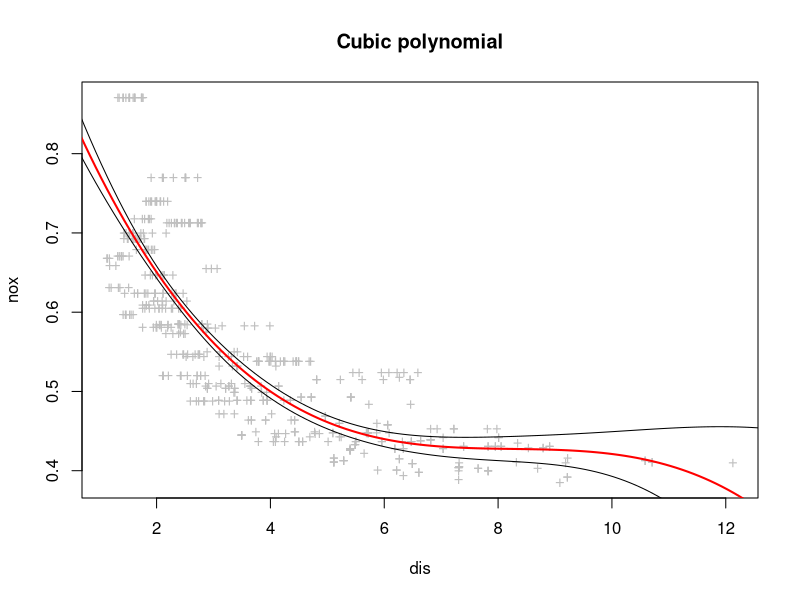
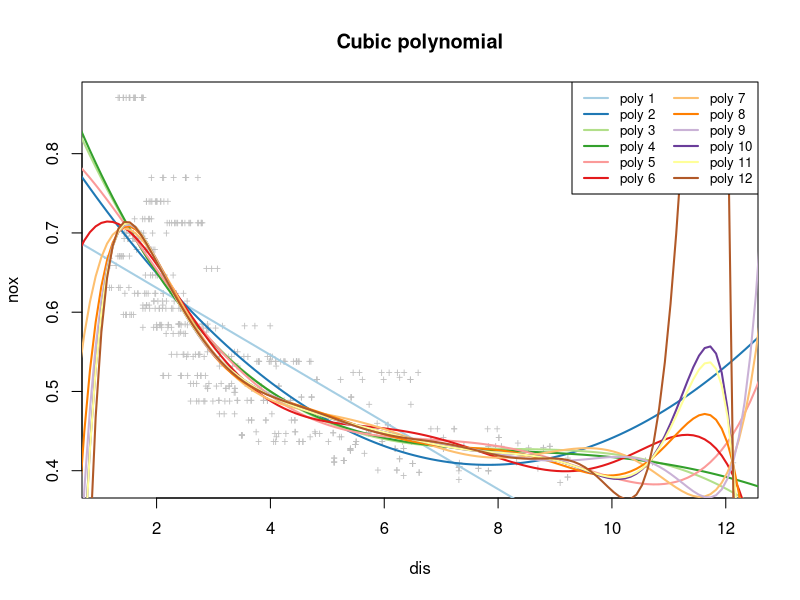
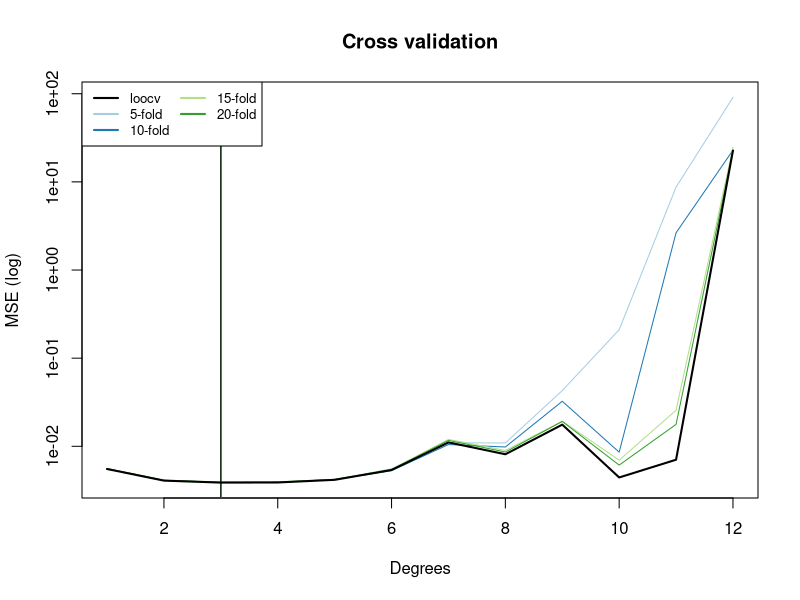
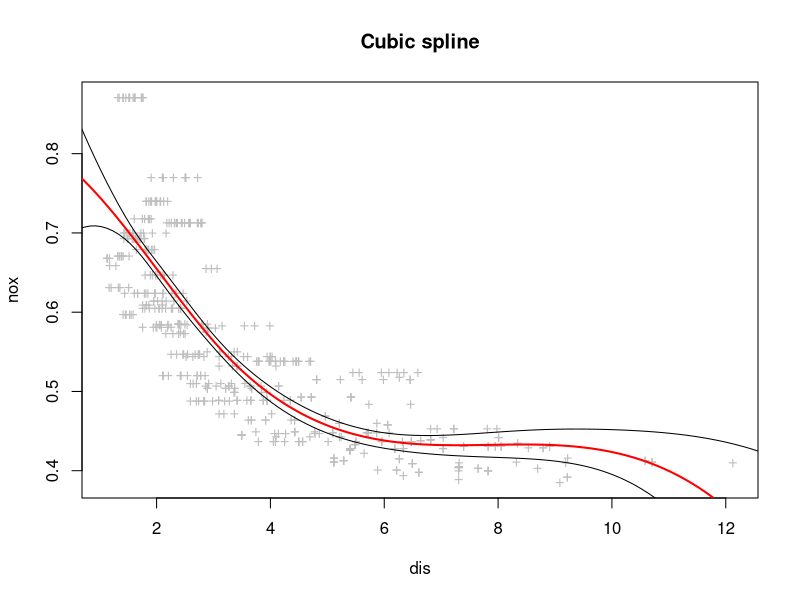
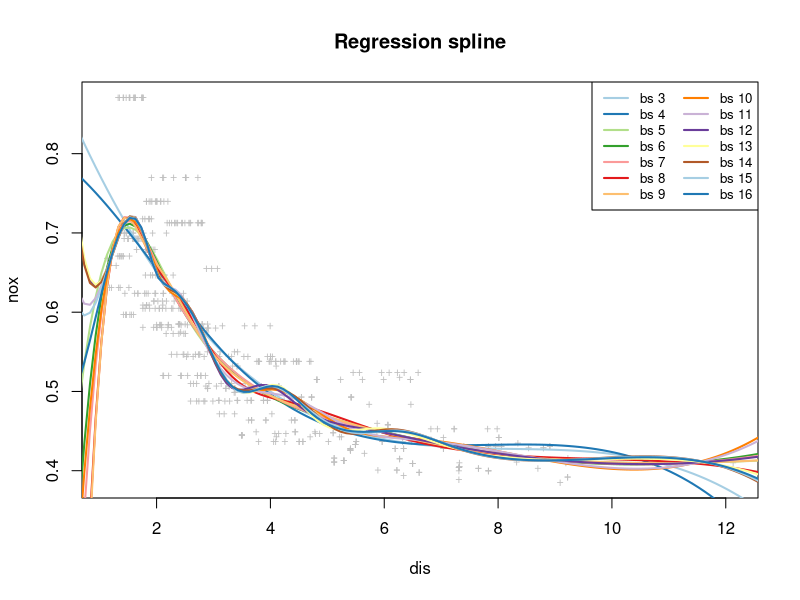
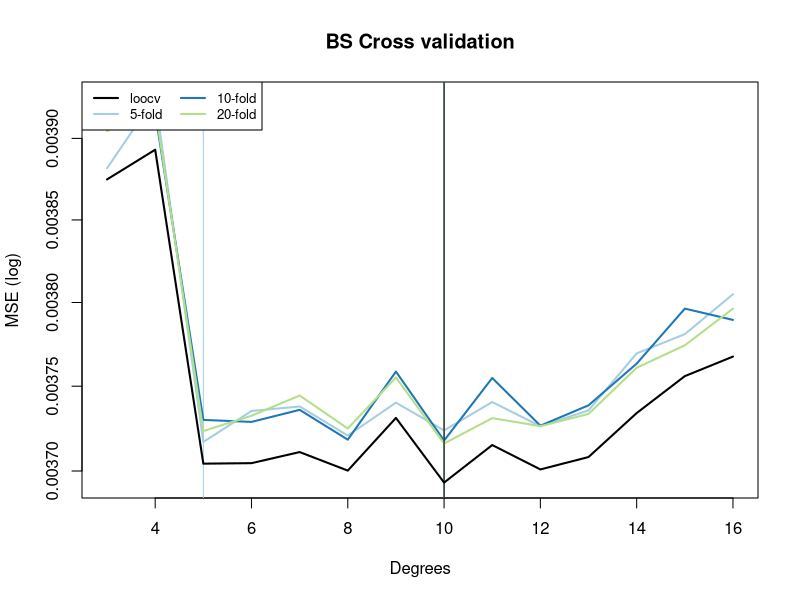
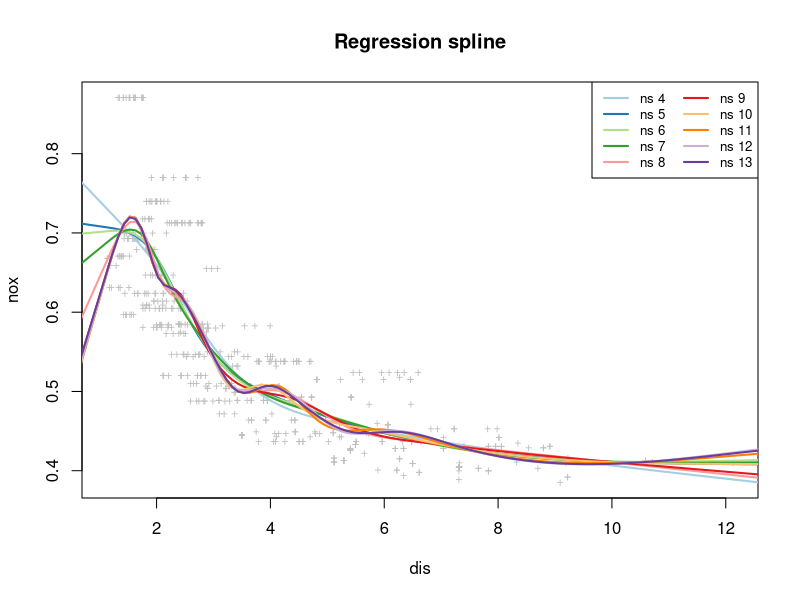
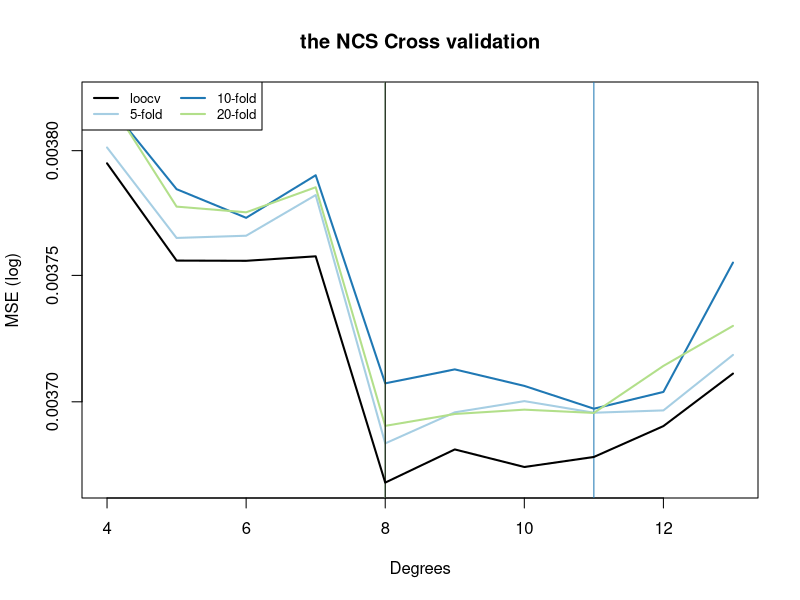

These charts were generated, in order, by the following R code:
################################################################################
##                          PREAMBLE AND DECLARATIONS                         ##
################################################################################
rm( list = ls( all.names = TRUE ) ) ; invisible( gc( ) )
devAskNewPage( ask = TRUE )

## Color brewing functionality is required
if( !tryCatch( { require( "RColorBrewer", quietly = TRUE ) ; TRUE }, error = function ( c ) FALSE ) ){
	install.packages( "RColorBrewer" )
	require( "RColorBrewer" )
}

## Using some environment fiddling define a generic kfold cross validator of 
##  R's linear models.
lm.kfold <-function( model, data = environment( model ), k = 10, seed = NULL, ... ) {
## Check the number of folds
	if( k != -1 && k <= 1 ) warning( sprintf(
		"Invalid number of folds %d. Running LOOCV instead.\n", k ) )
## Fix the model matrix for the cross validation
	X <- model.matrix( model, data = data, ... )
## Create a folding schedule
	schedule <- if( 1 < k && k < nrow( X ) ) {
## Create the groupping labels: split into k COMPLETE groups (of equal size)
		groups <- rep( seq_len( k ), rep( nrow( X ) %/% k, k ) )
## For a geniune k-folding generate a random permutaion
		if( !is.null( seed ) ) set.seed( seed )
## And split it according to the group labels
		split( sample.int( length( groups ) ), f = groups )
## No muscial reference here.
	} else {
## For leave-one-out cross validation, all observation are removed one by one.
		seq_len( nrow( X ) )
## C'mon, baby, do the LOOCV-omotion!
	}
## Perform the k-fold cross validation
	mse <- sapply( schedule, function( i ) {
## Exclude the fold and fit on the remaining data
		coef <- lm.fit( X[ -i, , drop = FALSE ], y = Boston$nox[ -i ] )$coefficients
## Compute the mean squared error of the model prediction on the excluded fold
		mean( ( Boston$nox[ i ] - X[ i, , drop = FALSE ] %*% coef ) ^ 2 )
	} )
## Compute the k-fold mean prediction squared error
	mean( mse )
}

## Perform crossvalidation of linear models in batch
lm.batch_xvalidate <- function( models, folds = integer( 0 ),
	replications = 20, ..., .verbose = TRUE ) {
	if( .verbose ) cat( "Batch cross-validator:\n" )
## Fix the extra arguments
	args <- list( ... )

## Leave-one-out cross validation
	if( .verbose ) cat( "\tLOOCV...\n" )
	loocv_mse <- sapply( X = models, FUN = lm.kfold, k = -1, data = Boston )

## perform the k-fold cross validation
	if( .verbose && length( folds ) ) cat( "\tk-fold...\n" )
	kfold_mse <- lapply( folds, extra = args, FUN = function( k, extra ) {
		replicate( n = replications,
			do.call( sapply, args = c( list(
				X = models, FUN = lm.kfold, k = k ), extra ) ) )
		} )

# Compute the mean values and the standard deviations of the fold MSE
	if( .verbose ) cat( "\tprocessing...\n" )
	avg_kfold_mse <- lapply( kfold_mse, function( mse ) apply( mse, 1, mean ) )
	 sd_kfold_mse <- lapply( kfold_mse, function( mse ) apply( mse, 1, sd ) )

## Find the degree of the best polynomial in each type of cross validation
	opt_loocv <- structure( names = "loocv", which.min( loocv_mse ) )
	opt_kfold <- structure( names = names( folds ),
		sapply( avg_kfold_mse, which.min, USE.NAMES = FALSE ) )

## Return a cross-validation results object
	if( .verbose ) cat( "\tdone...\n" )
	return( list(
		loocv = list( mse = loocv_mse, opt = opt_loocv, se = numeric( 1 ), raw = loocv_mse ),
		kfold = list( mse = avg_kfold_mse, opt = opt_kfold, se = sd_kfold_mse, raw = kfold_mse )
	) )
}

## Get the Boston data
library( MASS )
## Use splines
library( splines )

## Create a grid of distances
dis_seq <- do.call( seq, args = c( c( -1, 1 ) + range( Boston$dis ), list( by = .1 ) ) )

################################################################################
################################################################################
##                             A CUBIC POLYNOMIAL                             ##
################################################################################
{
	fit <- lm( nox ~ poly( dis, 3 ), data = Boston )
	nox_dis <- predict( fit, newdata = list( dis = dis_seq ), se = TRUE )

## Plot the fitted polynomial
	plot( Boston$dis, Boston$nox, type = "p", pch = "+",
		cex = 1, col = "gray75", xlab = "dis", ylab = "nox",
		main = "Cubic polynomial" )

## Plot the fitted curve
	lines( dis_seq, nox_dis$fit, col = "red", lwd = 2  )

## Plot ~95% confidence interval of the true nox
	lines( dis_seq, nox_dis$fit + 1.96 * nox_dis$se, col = "black", lwd = 1 )
	lines( dis_seq, nox_dis$fit - 1.96 * nox_dis$se, col = "black", lwd = 1 )

## Show the regression output.
	smry <- summary( fit )
## The regression is significant and the fit is adequate overall.
	{
		print( coef( smry ), digits = 3 )
		cat( sprintf( "Cubic polynomial\n R^2:\t%.3f\n RSS:\t%.3f\n",
			smry$r.squared, sum( smry$residuals ^ 2 ) ) )
	}

################################################################################
## We are intereseted in model selection among polynomials of different degrees
	degrees <- seq( 1, 12, by = 1 ) ; names( degrees ) <-  paste0( "poly ", degrees ) 

## Model sElection is Too metA.
## Create a set of polynomial models: this is meta!
	poly_models <- lapply( degrees, function( d ) {
## This is the only way to make R not do its lazy evaluation in
##  the environment of this function.
			as.formula( paste0( "nox ~ poly( dis, ", d, " )" ) )
		} )

## Create the master plot
	plot( Boston$dis, Boston$nox, type = "p", pch = "+",
		cex = .75, col = "gray75", xlab = "dis", ylab = "nox",
		main = "Cubic polynomial" )

## Pick some colours and fit a bunch of polynomials
	colours <- brewer.pal( length( poly_models ), "Paired" )
	RSS <- mapply( function( model, col ) {
## Fit the model and plot the fitted curve
		fit <- lm( model, data = Boston )
		lines( dis_seq, predict( fit, newdata =
			list( dis = dis_seq ) ), col = col, lwd = 2  )
## Return the RSS
		sum( fit$residuals * fit$residuals )
	}, poly_models, colours, USE.NAMES = TRUE )

## Add a legend 
	legend( "topright", lwd = 2, col = colours,
		legend = names( degrees ), cex = 0.8, ncol = 2 )

## As the number of parameters grows the fit of the regression curve
##  improves, however with dinimishing marginal reduction is the sum
##  of squares.
	print( RSS )

################################################################################
## The greater the number of folds, the less variance in the estimated MSE,
##  but slower is the computation. For practical reasons it turns out to
##  be efficient to use 20-fold x-validation.
	folds <- c( 5, 10, 15, 20 ) ; names( folds ) <- paste0( folds, "-fold" )
	poly_xv <- lm.batch_xvalidate( poly_models, folds = folds, data = Boston )

## Create a plot
	plot( range( degrees ), range( c( poly_xv$loocv$mse, unlist( poly_xv$kfold$mse ) ) ),
		type = "n", xlab = "Degrees", ylab = "MSE (log)", main = "Cross validation", log = "y" )

## Brew some adequate colours
	colours <- structure( names = c( "loocv", names( folds ) ),
		c( "black", brewer.pal( length( folds ), "Paired" ) ) )
## Plot the k-fold cross validation results
	for( i in seq_along( folds ) ) {
		lines( degrees, poly_xv$kfold$mse[[ i ]], type = "l", lwd = 1, col = colours[ i + 1 ] )
		abline( v = degrees[ poly_xv$kfold$opt[ i ] ], lwd = 1, col = colours[ i + 1 ] )
	}

## Plot the loocv results atop the others
	lines( degrees, poly_xv$loocv$mse, type = "l", lwd = 2, col = colours[ 1 ]  )
	abline( v = degrees[ poly_xv$loocv$opt ], lwd = 1, col = colours[ 1 ] )

## Add a lagend
	legend( "topleft", cex = 0.8, ncol = 2, lwd = 2,
		col = colours, legend = names( colours ) )

## Demonstrate the k-fold MSE-optimal models
	{
		cat( "Cross validation selected the folowing models:\n" )
		cat( paste0( "\t", names( folds ), " \t", sapply( poly_xv$kfold$opt,
			function( i ) paste0( deparse( poly_models[[ i ]] ) ) ), "\n" ) )
		cat( paste0( "\tLOOCV  \t", deparse( poly_models[[ poly_xv$loocv$opt ]] ), "\n" ) )
	}
}

################################################################################
################################################################################
##                                   SPLINES                                  ##
################################################################################
{

	fit <- lm( nox ~ bs( dis, df = 4, degree = 3 ), data = Boston )

## Setting 4 degrees of freedom for a cubic spline imposes 2nd order smoothing
##  constraints. At each region we have a 3rd degree polynomial with 4 parameters.
##   * Continuity removes one degree of freedom in the chice of the parametrs at
##     each knot;
##   * First order smoothness does the same, and so does the continuity of the 
##     second derivative.
## The effective df = (K + 1) * 4 - K * 3 - 1 = K + 3. This means that there is
##   just one knot, and thus the domain is plit in halves. This regression spline
##   is a piecewise 2-order smooth curve with one knot.
## By default the bs() selects the knots using the empirical quantiles.
##  With 3 degrees of freedom this spline would coincide with a simple 3rd degree
##  polynomial.
	nox_dis <- predict( fit, newdata = list( dis = dis_seq ), se = TRUE )

## Plot the fitted polynomial
	plot( Boston$dis, Boston$nox, type = "p", pch = "+",
		cex = 1, col = "gray75", xlab = "dis", ylab = "nox",
		main = "Cubic spline" )

## Plot the fitted spline and ~95% confidence interval of the true nox
	lines( dis_seq, nox_dis$fit, col = "red", lwd = 2  )
	lines( dis_seq, nox_dis$fit + 1.96 * nox_dis$se, col = "black", lwd = 1 )
	lines( dis_seq, nox_dis$fit - 1.96 * nox_dis$se, col = "black", lwd = 1 )

## Show the regression output.
	smry <- summary( fit )
## The regression is significant and the fit is adequate overall.
	{
		print( coef( smry ), digits = 3 )
		cat( sprintf( "Regression spline\n R^2:\t%.3f\n RSS:\t%.3f\n",
			smry$r.squared, sum( smry$residuals ^ 2 ) ) )
	}

################################################################################
	degrees_of_freedom <- 2 + seq_len( 14 )
	names( degrees_of_freedom ) <- paste0( "bs ", degrees_of_freedom )
	spline_models <- lapply( degrees_of_freedom, function( df )
		as.formula( paste0( "nox ~ bs( dis, df = ", df, ", degree = 3 )" ) ) )

## Create the master plot
	plot( Boston$dis, Boston$nox, type = "p", pch = "+",
		cex = .75, col = "gray75", xlab = "dis", ylab = "nox",
		main = "Regression spline" )

## Pick some colours and fit a bunch of polynomials
	colours <- brewer.pal( length( spline_models ), "Paired" )
	RSS <- mapply( function( model, col ) {
## Fit the model and plot the fitted curve
		fit <- lm( model, data = Boston )
		lines( dis_seq, predict( fit, newdata =
			list( dis = dis_seq ) ), col = col, lwd = 2  )
## Return the RSS
		sum( fit$residuals * fit$residuals )
	}, spline_models, colours, USE.NAMES = TRUE )

## Add a legend 
	legend( "topright", lwd = 2, col = colours,
		legend = names( degrees_of_freedom ), cex = 0.8, ncol = 2 )

## As the number of parameters grows the fit residla variance should decrease
##  strangely, this doesn't hold here in the case of the spline. Probably due
##  to the regularization.
	print( RSS )

################################################################################
## We are interested in the fittness of the spline with varying number of free
##  parameters.

	folds <- c( 5, 10, 20 ) ; names( folds ) <- paste0( folds, "-fold" )
## Apart from validating the spline we also validate the knot selection method.
	spline_xv <- lm.batch_xvalidate( spline_models, folds = folds, data = Boston )

	plot( range( degrees_of_freedom ), range( c( spline_xv$loocv$mse, unlist( spline_xv$kfold$mse ) ) ),
		type = "n", xlab = "Degrees", ylab = "MSE (log)", main = "BS Cross validation", log = "y" )

	colours <- structure( c( "black", brewer.pal( length( folds ), "Paired" ) ),
		names = c( "loocv", names( folds ) ) )

	for( i in seq_along( folds ) ) {
		lines( degrees_of_freedom, spline_xv$kfold$mse[[ i ]], type = "l", lwd = 2, col = colours[ i + 1 ] )
		abline( v = degrees_of_freedom[ spline_xv$kfold$opt[ i ] ], lwd = 1, col = colours[ i + 1 ] )
	}

	lines( degrees_of_freedom, spline_xv$loocv$mse, type = "l", lwd = 2, col = colours[ 1 ]  )
	abline( v = degrees_of_freedom[ spline_xv$loocv$opt ], lwd = 1, col = colours[ 1 ] )

	legend( "topleft", lwd = 2, col = colours, legend = names( colours ), cex = 0.8, ncol = 2 )

	{
		cat( "Cross validation selected the folowing models:\n" )
		cat( paste0( "\t", names( folds ), " \t", sapply( spline_xv$kfold$opt, function( i ) paste0( deparse( spline_models[[ i ]] ) ) ), "\n" ) )
		cat( paste0( "\tLOOCV  \t", deparse( spline_models[[ spline_xv$loocv$opt ]] ), "\n" ) )
	}
}

################################################################################
################################################################################
##                          THE NATURAL CUBIC SPLINE                          ##
################################################################################
{
	degrees_of_freedom <- 3 + seq_len( 10 )
	names( degrees_of_freedom ) <- paste0( "ns ", degrees_of_freedom )
	ncs_models <- lapply( degrees_of_freedom, function( df )
		as.formula( paste0( "nox ~ ns( dis, df = ", df, " )" ) ) )

	if( TRUE ) {
		plot( Boston$dis, Boston$nox, type = "p", pch = "+",
			cex = .75, col = "gray75", xlab = "dis", ylab = "nox",
			main = "Regression spline" )

		colours <- brewer.pal( length( ncs_models ), "Paired" )
		RSS <- mapply( function( model, col ) {
			fit <- lm( model, data = Boston )
			lines( dis_seq, predict( fit, newdata =
				list( dis = dis_seq ) ), col = col, lwd = 2  )
			sum( fit$residuals * fit$residuals )
		}, ncs_models, colours, USE.NAMES = TRUE )

		legend( "topright", lwd = 2, col = colours,
			legend = names( degrees_of_freedom ), cex = 0.8, ncol = 2 )
	}
	ncs_xv <- lm.batch_xvalidate( ncs_models, folds = folds, data = Boston )

	plot( range( degrees_of_freedom ), range( c( ncs_xv$loocv$mse, unlist( ncs_xv$kfold$mse ) ) ),
		type = "n", xlab = "Degrees", ylab = "MSE (log)", main = "the NCS Cross validation", log = "y" )

	colours <- structure( c( "black", brewer.pal( length( folds ), "Paired" ) ),
		names = c( "loocv", names( folds ) ) )

	for( i in seq_along( folds ) ) {
		lines( degrees_of_freedom, ncs_xv$kfold$mse[[ i ]], type = "l", lwd = 2, col = colours[ i + 1 ] )
		abline( v = degrees_of_freedom[ ncs_xv$kfold$opt[ i ] ], lwd = 1, col = colours[ i + 1 ] )
	}

	lines( degrees_of_freedom, ncs_xv$loocv$mse, type = "l", lwd = 2, col = colours[ 1 ]  )
	abline( v = degrees_of_freedom[ ncs_xv$loocv$opt ], lwd = 1, col = colours[ 1 ] )

	legend( "topleft", lwd = 2, col = colours, legend = names( colours ), cex = 0.8, ncol = 2 )

	{
		cat( "Cross validation selected the folowing models:\n" )
		cat( paste0( "\t", names( folds ), " \t", sapply( ncs_xv$kfold$opt, function( i ) paste0( deparse( ncs_models[[ i ]] ) ) ), "\n" ) )
		cat( paste0( "\tLOOCV  \t", deparse( ncs_models[[ ncs_xv$loocv$opt ]] ), "\n" ) )
	}

}

################################################################################
################################################################################
##                                 COMPARISON                                 ##
################################################################################
## Fetch the best models according to LOOCV
best_models <- c( poly_models[ poly_xv$loocv$opt ],
	spline_models[ spline_xv$loocv$opt ],
	ncs_models[ ncs_xv$loocv$opt ] )

best_loocv_mse <- c( poly_xv$loocv$mse[ poly_xv$loocv$opt ],
	spline_xv$loocv$mse[ spline_xv$loocv$opt ],
	ncs_xv$loocv$mse[ ncs_xv$loocv$opt ] )

## Plot the fitted polynomial
plot( Boston$dis, Boston$nox, type = "p", pch = "+",
	cex = 1, col = "gray75", xlab = "dis", ylab = "nox",
	main = "Models" )

## Brew some adequate colours
colours <- structure( names = c( names( poly_models )[ poly_xv$loocv$opt ],
	names( spline_models )[ spline_xv$loocv$opt ], names( ncs_models )[ ncs_xv$loocv$opt ] ),
	c( "black", "red", "blue" ) )

## Add a lagend
legend( "topright", cex = 0.8, lwd = 2, col = colours, legend = names( colours ) )

## Show the regression output.
smry <- mapply( function( model, color, mse ) {
		fit <- lm( model, data = Boston )
		nox_fit <- predict( fit, newdata = list( dis = dis_seq ), se = TRUE )

		lines( dis_seq, nox_fit$fit, col = color, lwd = 2  )
		# lines( dis_seq, nox_fit$fit + 1.96 * nox_fit$se, col = "pink", lwd = 1 )
		# lines( dis_seq, nox_fit$fit - 1.96 * nox_fit$se, col = "pink", lwd = 1 )

		smry <- summary( fit )
		print( coef( smry ), digits = 3 )
		cat( sprintf( "Regression spline\n R^2:\t%.3f\n RSS:\t%.3f\n log-MSE:\t%.3f\n",
			smry$r.squared, sum( smry$residuals ^ 2 ), log( mse ) ) )

		smry
	}, best_models, colours, best_loocv_mse, SIMPLIFY = FALSE )

## This empirical data suggests that a simple polynomial is inferior ot both kinds
##  splines. The natural cubic spline does a little worse in terms of the log-MSE
##  than the B-Spline.
